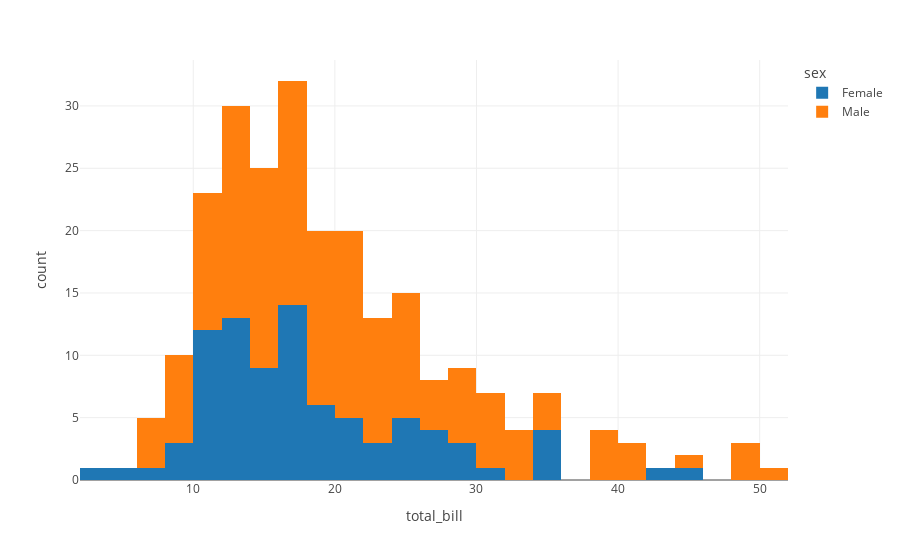

Notebook code cell kept with this figure:
### Code cell
px.histogram(df_tips, x = "total_bill", color = 'sex', template="gridon")

### Figure 1 — Plotly figure (JSON) as saved in the notebook; plotly's stock layout.template omitted (floating-point values rounded to 4 significant figures; data arrays with more than 128 entries replaced by an {"elided": "..."} marker saying what was removed)
{"data": [{"alignmentgroup": "True", "bingroup": "x", "hovertemplate": "sex=Female<br>total_bill=%{x}<br>count=%{y}<extra></extra>", "legendgroup": "Female", "marker": {"color": "#1F77B4", "pattern": {"shape": ""}}, "name": "Female", "offsetgroup": "Female", "orientation": "v", "showlegend": true, "type": "histogram", "x": [16.99, 24.59, 35.26, 14.83, 10.33, 16.97, 20.29, 15.77, 19.65, 15.06, 20.69, 16.93, 10.29, 34.81, 26.41, 16.45, 3.07, 17.07, 26.86, 25.28, 14.73, 10.07, 34.83, 5.75, 16.32, 22.75, 11.35, 15.38, 44.3, 22.42, 20.92, 14.31, 7.25, 25.71, 17.31, 10.65, 12.43, 24.08, 13.42, 12.48, 29.8, 14.52, 11.38, 20.27, 11.17, 12.26, 18.26, 8.51, 10.33, 14.15, 13.16, 17.47, 27.05, 16.43, 8.35, 18.64, 11.87, 29.85, 25, 13.39, 16.21, 17.51, 10.59, 10.63, 9.6, 20.9, 18.15, 19.81, 43.11, 13, 12.74, 13, 16.4, 16.47, 12.76, 13.27, 28.17, 12.9, 30.14, 13.42, 15.98, 16.27, 10.09, 22.12, 35.83, 27.18, 18.78], "xaxis": "x", "yaxis": "y"}, {"alignmentgroup": "True", "bingroup": "x", "hovertemplate": "sex=Male<br>total_bill=%{x}<br>count=%{y}<extra></extra>", "legendgroup": "Male", "marker": {"color": "#FF7F0E", "pattern": {"shape": ""}}, "name": "Male", "offsetgroup": "Male", "orientation": "v", "showlegend": true, "type": "histogram", "x": {"elided": "157 float values"}, "xaxis": "x", "yaxis": "y"}], "layout": {"barmode": "relative", "legend": {"title": {"text": "sex"}, "tracegroupgap": 0}, "margin": {"t": 60}, "xaxis": {"anchor": "y", "domain": [0, 1], "title": {"text": "total_bill"}}, "yaxis": {"anchor": "x", "domain": [0, 1], "title": {"text": "count"}}}}
